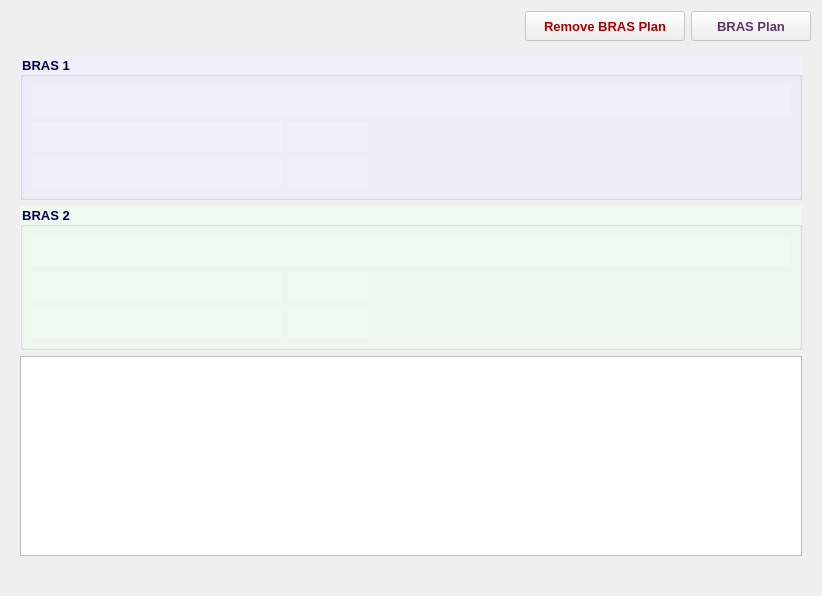
         <widget class="QWidget" name="scrollAreaWidgetContents_4">
          <property name="geometry">
           <rect>
            <x>0</x>
            <y>0</y>
            <width>822</width>
            <height>596</height>
           </rect>
          </property>
          <layout class="QVBoxLayout" name="verticalLayout_21">
           <item>
            <layout class="QHBoxLayout" name="horizontalLayout_47">
             <item>
              <spacer name="horizontalSpacer_53">
               <property name="font">
                <font>
                 <family>Tahoma</family>
                 <pointsize>10</pointsize>
                </font>
               </property>
               <property name="orientation">
                <enum>Qt::Horizontal</enum>
               </property>
               <property name="sizeHint" stdset="0">
                <size>
                 <width>40</width>
                 <height>20</height>
                </size>
               </property>
              </spacer>
             </item>
             <item>
              <widget class="QPushButton" name="removeBrasBtn">
               <property name="enabled">
                <bool>false</bool>
               </property>
               <property name="minimumSize">
                <size>
                 <width>160</width>
                 <height>30</height>
                </size>
               </property>
               <property name="maximumSize">
                <size>
                 <width>250</width>
                 <height>30</height>
                </size>
               </property>
               <property name="font">
                <font>
                 <family>Tahoma</family>
                 <pointsize>10</pointsize>
                 <weight>75</weight>
                 <bold>true</bold>
                </font>
               </property>
               <property name="styleSheet">
                <string notr="true">color: rgb(164, 0, 0);</string>
               </property>
               <property name="text">
                <string>Remove BRAS Plan</string>
               </property>
               <property name="icon">
                <iconset resource="../../../../../image.qrc">
                 <normaloff>:/Image/remove.png</normaloff>:/Image/remove.png</iconset>
               </property>
               <property name="iconSize">
                <size>
                 <width>20</width>
                 <height>20</height>
                </size>
               </property>
              </widget>
             </item>
             <item>
              <widget class="QPushButton" name="brasPlanBtn">
               <property name="enabled">
                <bool>false</bool>
               </property>
               <property name="minimumSize">
                <size>
                 <width>120</width>
                 <height>30</height>
                </size>
               </property>
               <property name="maximumSize">
                <size>
                 <width>250</width>
                 <height>30</height>
                </size>
               </property>
               <property name="font">
                <font>
                 <family>Tahoma</family>
                 <pointsize>10</pointsize>
                 <weight>75</weight>
                 <bold>true</bold>
                </font>
               </property>
               <property name="styleSheet">
                <string notr="true">color: rgb(92, 53, 102);</string>
               </property>
               <property name="text">
                <string>BRAS‌ Plan</string>
               </property>
               <property name="icon">
                <iconset resource="../../../../../image.qrc">
                 <normaloff>:/Image/plan.png</normaloff>:/Image/plan.png</iconset>
               </property>
               <property name="iconSize">
                <size>
                 <width>20</width>
                 <height>20</height>
                </size>
               </property>
              </widget>
             </item>
            </layout>
           </item>
           <item>
            <widget class="QFrame" name="brasGB">
             <property name="minimumSize">
              <size>
               <width>0</width>
               <height>0</height>
              </size>
             </property>
             <property name="font">
              <font>
               <family>Tahoma</family>
               <pointsize>10</pointsize>
               <weight>75</weight>
               <bold>true</bold>
              </font>
             </property>
             <property name="styleSheet">
              <string notr="true">color: rgb(0, 0, 81);</string>
             </property>
             <property name="lineWidth">
              <number>0</number>
             </property>
             <layout class="QVBoxLayout" name="verticalLayout_14">
              <item>
               <widget class="QGroupBox" name="bras1GB">
                <property name="font">
                 <font>
                  <family>Tahoma</family>
                  <pointsize>10</pointsize>
                  <weight>75</weight>
                  <bold>true</bold>
                 </font>
                </property>
                <property name="styleSheet">
                 <string notr="true">background-color: rgb(240, 240, 250);</string>
                </property>
                <property name="title">
                 <string>BRAS 1</string>
                </property>
                <layout class="QVBoxLayout" name="verticalLayout_12">
                 <item>
                  <layout class="QHBoxLayout" name="horizontalLayout_39">
                   <item>
                    <widget class="QLabel" name="bras1Lbl">
                     <property name="sizePolicy">
                      <sizepolicy hsizetype="Expanding" vsizetype="Preferred">
                       <horstretch>0</horstretch>
                       <verstretch>0</verstretch>
                      </sizepolicy>
                     </property>
                     <property name="minimumSize">
                      <size>
                       <width>0</width>
                       <height>30</height>
                      </size>
                     </property>
                     <property name="maximumSize">
                      <size>
                       <width>16777215</width>
                       <height>30</height>
                      </size>
                     </property>
                     <property name="font">
                      <font>
                       <family>Tahoma</family>
                       <pointsize>10</pointsize>
                       <weight>75</weight>
                       <bold>true</bold>
                      </font>
                     </property>
                     <property name="styleSheet">
                      <string notr="true">color: rgb(85, 0, 127);</string>
                     </property>
                     <property name="text">
                      <string/>
                     </property>
                    </widget>
                   </item>
                  </layout>
                 </item>
                 <item>
                  <layout class="QHBoxLayout" name="horizontalLayout_40">
                   <item>
                    <widget class="QLabel" name="b1a1Lbl">
                     <property name="minimumSize">
                      <size>
                       <width>250</width>
                       <height>30</height>
                      </size>
                     </property>
                     <property name="maximumSize">
                      <size>
                       <width>16777215</width>
                       <height>30</height>
                      </size>
                     </property>
                     <property name="font">
                      <font>
                       <family>Tahoma</family>
                       <pointsize>10</pointsize>
                       <weight>75</weight>
                       <bold>true</bold>
                      </font>
                     </property>
                     <property name="styleSheet">
                      <string notr="true">color: rgb(0, 0, 127);</string>
                     </property>
                     <property name="text">
                      <string/>
                     </property>
                     <property name="wordWrap">
                      <bool>true</bool>
                     </property>
                    </widget>
                   </item>
                   <item>
                    <widget class="QLabel" name="bras1Agg1EthLbl">
                     <property name="minimumSize">
                      <size>
                       <width>80</width>
                       <height>30</height>
                      </size>
                     </property>
                     <property name="maximumSize">
                      <size>
                       <width>16777215</width>
                       <height>30</height>
                      </size>
                     </property>
                     <property name="font">
                      <font>
                       <family>Tahoma</family>
                       <pointsize>10</pointsize>
                       <weight>75</weight>
                       <bold>true</bold>
                      </font>
                     </property>
                     <property name="styleSheet">
                      <string notr="true">color: rgb(85, 0, 127);</string>
                     </property>
                     <property name="text">
                      <string/>
                     </property>
                    </widget>
                   </item>
                   <item>
                    <spacer name="horizontalSpacer_45">
                     <property name="font">
                      <font>
                       <family>Tahoma</family>
                       <pointsize>10</pointsize>
                      </font>
                     </property>
                     <property name="orientation">
                      <enum>Qt::Horizontal</enum>
                     </property>
                     <property name="sizeHint" stdset="0">
                      <size>
                       <width>40</width>
                       <height>20</height>
                      </size>
                     </property>
                    </spacer>
                   </item>
                  </layout>
                 </item>
                 <item>
                  <layout class="QHBoxLayout" name="horizontalLayout">
                   <item>
                    <widget class="QLabel" name="b1a2Lbl">
                     <property name="minimumSize">
                      <size>
                       <width>250</width>
                       <height>30</height>
                      </size>
                     </property>
                     <property name="maximumSize">
                      <size>
                       <width>16777215</width>
                       <height>30</height>
                      </size>
                     </property>
                     <property name="font">
                      <font>
                       <family>Tahoma</family>
                       <pointsize>10</pointsize>
                       <weight>75</weight>
                       <bold>true</bold>
                      </font>
                     </property>
                     <property name="styleSheet">
                      <string notr="true">color: rgb(0, 0, 127);</string>
                     </property>
                     <property name="text">
                      <string/>
                     </property>
                     <property name="wordWrap">
                      <bool>true</bool>
                     </property>
                    </widget>
                   </item>
                   <item>
                    <widget class="QLabel" name="bras1Agg2EthLbl">
                     <property name="minimumSize">
                      <size>
                       <width>80</width>
                       <height>30</height>
                      </size>
                     </property>
                     <property name="maximumSize">
                      <size>
                       <width>16777215</width>
                       <height>30</height>
                      </size>
                     </property>
                     <property name="font">
                      <font>
                       <family>Tahoma</family>
                       <pointsize>10</pointsize>
                       <weight>75</weight>
                       <bold>true</bold>
                      </font>
                     </property>
                     <property name="styleSheet">
                      <string notr="true">color: rgb(85, 0, 127);</string>
                     </property>
                     <property name="text">
                      <string/>
                     </property>
                    </widget>
                   </item>
                   <item>
                    <spacer name="horizontalSpacer">
                     <property name="orientation">
                      <enum>Qt::Horizontal</enum>
                     </property>
                     <property name="sizeHint" stdset="0">
                      <size>
                       <width>40</width>
                       <height>20</height>
                      </size>
                     </property>
                    </spacer>
                   </item>
                  </layout>
                 </item>
                </layout>
               </widget>
              </item>
              <item>
               <widget class="QGroupBox" name="bras2GB">
                <property name="font">
                 <font>
                  <family>Tahoma</family>
                  <pointsize>10</pointsize>
                  <weight>75</weight>
                  <bold>true</bold>
                 </font>
                </property>
                <property name="styleSheet">
                 <string notr="true">background-color: rgb(240, 250, 240);</string>
                </property>
                <property name="title">
                 <string>BRAS 2</string>
                </property>
                <layout class="QVBoxLayout" name="verticalLayout">
                 <item>
                  <layout class="QHBoxLayout" name="horizontalLayout_41">
                   <item>
                    <widget class="QLabel" name="bras2Lbl">
                     <property name="sizePolicy">
                      <sizepolicy hsizetype="Expanding" vsizetype="Preferred">
                       <horstretch>0</horstretch>
                       <verstretch>0</verstretch>
                      </sizepolicy>
                     </property>
                     <property name="minimumSize">
                      <size>
                       <width>0</width>
                       <height>30</height>
                      </size>
                     </property>
                     <property name="maximumSize">
                      <size>
                       <width>16777215</width>
                       <height>30</height>
                      </size>
                     </property>
                     <property name="font">
                      <font>
                       <family>Tahoma</family>
                       <pointsize>10</pointsize>
                       <weight>75</weight>
                       <bold>true</bold>
                      </font>
                     </property>
                     <property name="styleSheet">
                      <string notr="true">color: rgb(85, 0, 127);</string>
                     </property>
                     <property name="text">
                      <string/>
                     </property>
                    </widget>
                   </item>
                  </layout>
                 </item>
                 <item>
                  <layout class="QHBoxLayout" name="horizontalLayout_42">
                   <item>
                    <widget class="QLabel" name="b2a1Lbl">
                     <property name="minimumSize">
                      <size>
                       <width>250</width>
                       <height>30</height>
                      </size>
                     </property>
                     <property name="maximumSize">
                      <size>
                       <width>16777215</width>
                       <height>30</height>
                      </size>
                     </property>
                     <property name="font">
                      <font>
                       <family>Tahoma</family>
                       <pointsize>10</pointsize>
                       <weight>75</weight>
                       <bold>true</bold>
                      </font>
                     </property>
                     <property name="styleSheet">
                      <string notr="true">color: rgb(0, 0, 127);</string>
                     </property>
                     <property name="text">
                      <string/>
                     </property>
                     <property name="wordWrap">
                      <bool>true</bool>
                     </property>
                    </widget>
                   </item>
                   <item>
                    <widget class="QLabel" name="bras2Agg1EthLbl">
                     <property name="minimumSize">
                      <size>
                       <width>80</width>
                       <height>30</height>
                      </size>
                     </property>
                     <property name="maximumSize">
                      <size>
                       <width>16777215</width>
                       <height>30</height>
                      </size>
                     </property>
                     <property name="font">
                      <font>
                       <family>Tahoma</family>
                       <pointsize>10</pointsize>
                       <weight>75</weight>
                       <bold>true</bold>
                      </font>
                     </property>
                     <property name="styleSheet">
                      <string notr="true">color: rgb(85, 0, 127);</string>
                     </property>
                     <property name="text">
                      <string/>
                     </property>
                    </widget>
                   </item>
                   <item>
                    <spacer name="horizontalSpacer_48">
                     <property name="font">
                      <font>
                       <family>Tahoma</family>
                       <pointsize>10</pointsize>
                      </font>
                     </property>
                     <property name="orientation">
                      <enum>Qt::Horizontal</enum>
                     </property>
                     <property name="sizeHint" stdset="0">
                      <size>
                       <width>40</width>
                       <height>20</height>
                      </size>
                     </property>
                    </spacer>
                   </item>
                  </layout>
                 </item>
                 <item>
                  <layout class="QHBoxLayout" name="horizontalLayout_2">
                   <item>
                    <widget class="QLabel" name="b2a2Lbl">
                     <property name="minimumSize">
                      <size>
                       <width>250</width>
                       <height>30</height>
                      </size>
                     </property>
                     <property name="maximumSize">
                      <size>
                       <width>16777215</width>
                       <height>30</height>
                      </size>
                     </property>
                     <property name="font">
                      <font>
                       <family>Tahoma</family>
                       <pointsize>10</pointsize>
                       <weight>75</weight>
                       <bold>true</bold>
                      </font>
                     </property>
                     <property name="styleSheet">
                      <string notr="true">color: rgb(0, 0, 127);</string>
                     </property>
                     <property name="text">
                      <string/>
                     </property>
                     <property name="wordWrap">
                      <bool>true</bool>
                     </property>
                    </widget>
                   </item>
                   <item>
                    <widget class="QLabel" name="bras2Agg2EthLbl">
                     <property name="minimumSize">
                      <size>
                       <width>80</width>
                       <height>30</height>
                      </size>
                     </property>
                     <property name="maximumSize">
                      <size>
                       <width>80</width>
                       <height>30</height>
                      </size>
                     </property>
                     <property name="font">
                      <font>
                       <family>Tahoma</family>
                       <pointsize>10</pointsize>
                       <weight>75</weight>
                       <bold>true</bold>
                      </font>
                     </property>
                     <property name="styleSheet">
                      <string notr="true">color: rgb(85, 0, 127);</string>
                     </property>
                     <property name="text">
                      <string/>
                     </property>
                    </widget>
                   </item>
                   <item>
                    <spacer name="horizontalSpacer_2">
                     <property name="orientation">
                      <enum>Qt::Horizontal</enum>
                     </property>
                     <property name="sizeHint" stdset="0">
                      <size>
                       <width>40</width>
                       <height>20</height>
                      </size>
                     </property>
                    </spacer>
                   </item>
                  </layout>
                 </item>
                </layout>
               </widget>
              </item>
              <item>
               <widget class="QTableView" name="brasTV">
                <property name="minimumSize">
                 <size>
                  <width>0</width>
                  <height>200</height>
                 </size>
                </property>
                <property name="font">
                 <font>
                  <family>Tahoma</family>
                  <pointsize>10</pointsize>
                  <weight>50</weight>
                  <bold>false</bold>
                 </font>
                </property>
                <property name="styleSheet">
                 <string notr="true"/>
                </property>
                <property name="alternatingRowColors">
                 <bool>true</bool>
                </property>
                <property name="selectionMode">
                 <enum>QAbstractItemView::SingleSelection</enum>
                </property>
                <property name="selectionBehavior">
                 <enum>QAbstractItemView::SelectRows</enum>
                </property>
               </widget>
              </item>
             </layout>
            </widget>
           </item>
           <item>
            <spacer name="verticalSpacer_3">
             <property name="orientation">
              <enum>Qt::Vertical</enum>
             </property>
             <property name="sizeHint" stdset="0">
              <size>
               <width>20</width>
               <height>40</height>
              </size>
             </property>
            </spacer>
           </item>
          </layout>
         </widget>
